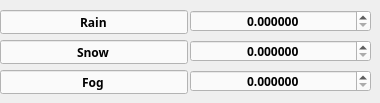
    <widget class="QWidget" name="tab_5">
     <attribute name="title">
      <string>天气状况</string>
     </attribute>
     <widget class="QLineEdit" name="rain">
      <property name="enabled">
       <bool>true</bool>
      </property>
      <property name="geometry">
       <rect>
        <x>0</x>
        <y>10</y>
        <width>188</width>
        <height>24</height>
       </rect>
      </property>
      <property name="font">
       <font>
        <family>Adobe 繁黑體 Std B</family>
        <weight>75</weight>
        <bold>true</bold>
       </font>
      </property>
      <property name="styleSheet">
       <string notr="true">background-color: rgb(250, 250, 250);</string>
      </property>
      <property name="text">
       <string>Rain</string>
      </property>
      <property name="alignment">
       <set>Qt::AlignCenter</set>
      </property>
      <property name="readOnly">
       <bool>true</bool>
      </property>
     </widget>
     <widget class="QDoubleSpinBox" name="rain_value">
      <property name="geometry">
       <rect>
        <x>190</x>
        <y>10</y>
        <width>181</width>
        <height>22</height>
       </rect>
      </property>
      <property name="font">
       <font>
        <family>Adobe 繁黑體 Std B</family>
        <weight>75</weight>
        <bold>true</bold>
       </font>
      </property>
      <property name="styleSheet">
       <string notr="true">background-color: rgb(250, 250, 250);</string>
      </property>
      <property name="alignment">
       <set>Qt::AlignCenter</set>
      </property>
      <property name="decimals">
       <number>6</number>
      </property>
      <property name="maximum">
       <double>1.000000000000000</double>
      </property>
      <property name="value">
       <double>0.000000000000000</double>
      </property>
     </widget>
     <widget class="QLineEdit" name="snow">
      <property name="enabled">
       <bool>true</bool>
      </property>
      <property name="geometry">
       <rect>
        <x>0</x>
        <y>40</y>
        <width>188</width>
        <height>24</height>
       </rect>
      </property>
      <property name="font">
       <font>
        <family>Adobe 繁黑體 Std B</family>
        <weight>75</weight>
        <bold>true</bold>
       </font>
      </property>
      <property name="styleSheet">
       <string notr="true">background-color: rgb(250, 250, 250);</string>
      </property>
      <property name="text">
       <string>Snow</string>
      </property>
      <property name="alignment">
       <set>Qt::AlignCenter</set>
      </property>
      <property name="readOnly">
       <bool>true</bool>
      </property>
     </widget>
     <widget class="QDoubleSpinBox" name="snow_value">
      <property name="geometry">
       <rect>
        <x>190</x>
        <y>40</y>
        <width>181</width>
        <height>22</height>
       </rect>
      </property>
      <property name="font">
       <font>
        <family>Adobe 繁黑體 Std B</family>
        <weight>75</weight>
        <bold>true</bold>
       </font>
      </property>
      <property name="styleSheet">
       <string notr="true">background-color: rgb(250, 250, 250);</string>
      </property>
      <property name="alignment">
       <set>Qt::AlignCenter</set>
      </property>
      <property name="decimals">
       <number>6</number>
      </property>
      <property name="maximum">
       <double>1.000000000000000</double>
      </property>
      <property name="value">
       <double>0.000000000000000</double>
      </property>
     </widget>
     <widget class="QLineEdit" name="fog">
      <property name="enabled">
       <bool>true</bool>
      </property>
      <property name="geometry">
       <rect>
        <x>0</x>
        <y>70</y>
        <width>188</width>
        <height>24</height>
       </rect>
      </property>
      <property name="font">
       <font>
        <family>Adobe 繁黑體 Std B</family>
        <weight>75</weight>
        <bold>true</bold>
       </font>
      </property>
      <property name="styleSheet">
       <string notr="true">background-color: rgb(250, 250, 250);</string>
      </property>
      <property name="text">
       <string>Fog</string>
      </property>
      <property name="alignment">
       <set>Qt::AlignCenter</set>
      </property>
      <property name="readOnly">
       <bool>true</bool>
      </property>
     </widget>
     <widget class="QDoubleSpinBox" name="fog_value">
      <property name="geometry">
       <rect>
        <x>190</x>
        <y>70</y>
        <width>181</width>
        <height>22</height>
       </rect>
      </property>
      <property name="font">
       <font>
        <family>Adobe 繁黑體 Std B</family>
        <weight>75</weight>
        <bold>true</bold>
       </font>
      </property>
      <property name="styleSheet">
       <string notr="true">background-color: rgb(250, 250, 250);</string>
      </property>
      <property name="alignment">
       <set>Qt::AlignCenter</set>
      </property>
      <property name="decimals">
       <number>6</number>
      </property>
      <property name="maximum">
       <double>1.000000000000000</double>
      </property>
      <property name="value">
       <double>0.000000000000000</double>
      </property>
     </widget>
    </widget>
